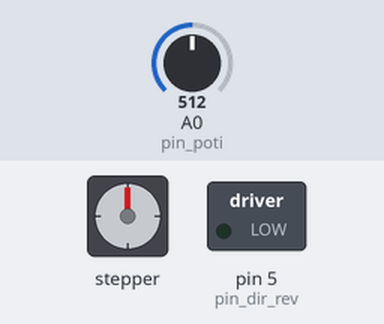
Recording of a sketch running on a simulated Arduino Uno, built with avr-gcc and run on an emulated ATmega328P. Shown: stepper motor, switched loads named in the sketch (green lamp = pin HIGH). Wiring (inferred from the names in the program): stepper motor driver (200 steps per turn assumed): step pin 6; direction pin 4. The test bench sets the inputs (shaded band); at power-on: A0 (pin_poti) = 512. Pins used as bus, display or sensor lines are not drawn.

Above: at 1.0 s.
At 3.1 s:
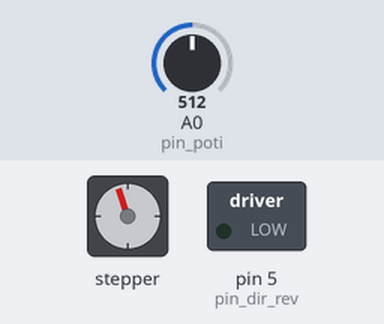
3.2 s: A0 (pin_poti) set to 306
At 3.56 s:
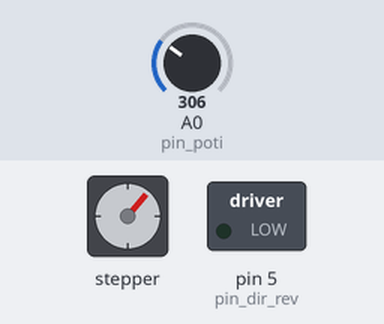
Timing chart, 0 to 15.2 s (numbered marks = the images above; inputs shaded):
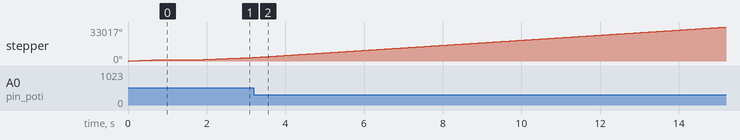

The sketch:

20210417_Arduino_StepperMotorTest.ino
```cpp
const uint8_t pin_dir = 4;
const uint8_t pin_dir_rev = 5;
const uint8_t pin_step = 6;
const uint8_t pin_poti = A0;
uint16_t v = 0;

void makeStep() {
  v = analogRead(pin_poti) + 1;
  digitalWrite(pin_step, HIGH);
  delayMicroseconds(v);
  digitalWrite(pin_step, LOW);
  delayMicroseconds(v);
}


void setup() {
  pinMode(pin_dir, OUTPUT);
  pinMode(pin_dir_rev, OUTPUT);
  pinMode(pin_step, OUTPUT);
  digitalWrite(pin_dir, HIGH);
  digitalWrite(pin_dir_rev, LOW);

  for(int i = 0; i < 800; i++) {
    makeStep();
  }
  delay(1000);
}

void loop() {
  makeStep();
}
```
